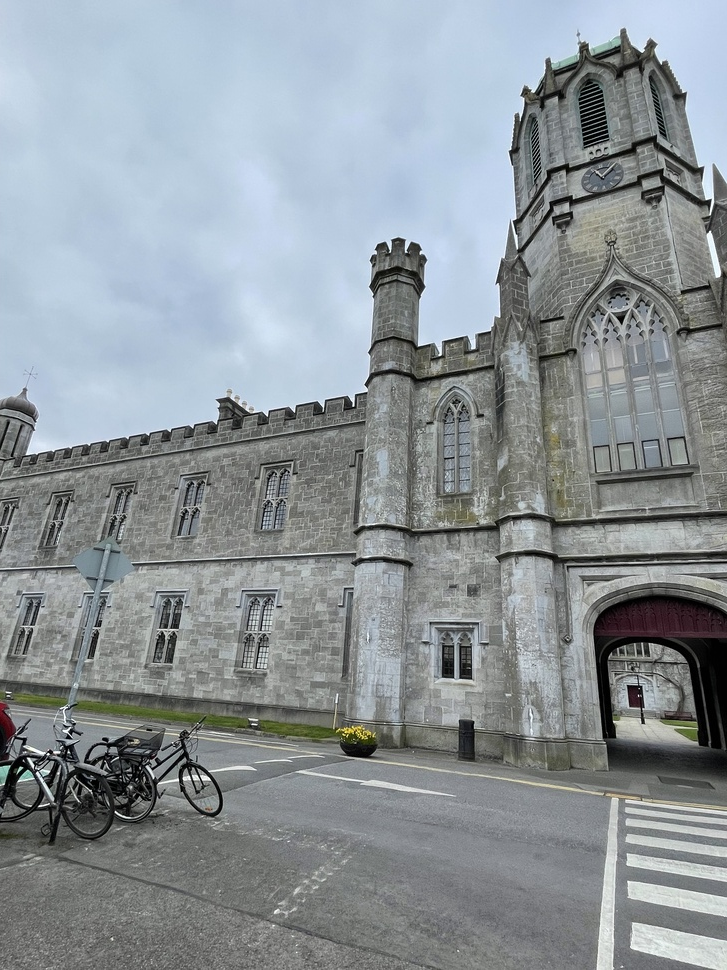
#> input picture Panorama Image Stitching/images/set_1/pano_1.jpg, 727 x 970 px, shrunk from 3024 x 4032 before the run, found by its file name; its folder holds 3 pictures in this run
$ jupyter execute --allow-errors panorama_image_stitching.ipynb
#> lines starting #> are read from the running program, lines starting #| are printed output that depends on the picture
# Panorama Image Stitching
You will generate a stitched panorama image from multiple input images.

[cell 1]
# Load required Libraries
import numpy as np
import cv2
from matplotlib import pyplot as plt
import os

## Read in the images

[cell 2]
# read images
path = 'images'
input_path = path + '/set_1/'
filenames = [input_path + filename for filename in os.listdir(input_path)]
raw_images = [cv2.imread(filename) for filename in filenames]
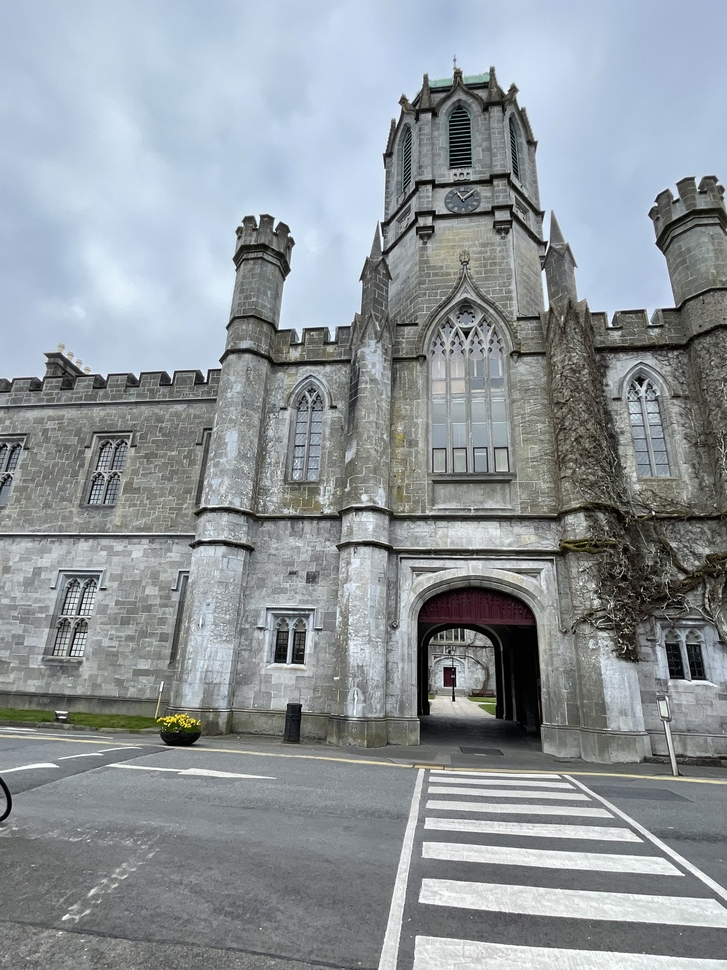
#> input picture Panorama Image Stitching/images/set_1/pano_2.jpg, 727 x 970 px, shrunk from 3024 x 4032 before the run, found by its file name
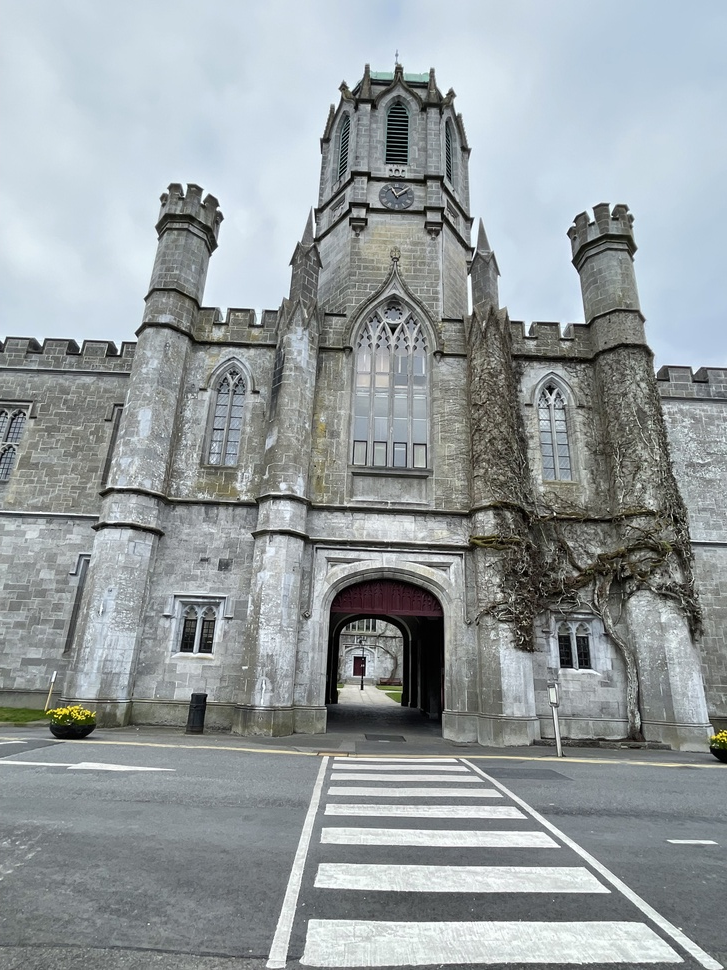
#> input picture Panorama Image Stitching/images/set_1/pano_3.jpg, 727 x 970 px, shrunk from 3024 x 4032 before the run, found by its file name
#> raw_images = 3 items
count = len(raw_images)
#> count = 3

## Reorder the images
As this assignment will require the merge of multiple images, we need to do some alignment of the images. THe idea is to reset the order of the images, and to make the centre image the "source" image, and to then extend the panorama to both sides. \

As this is not the key learning from this assignment, the code is provided, no modifications are required

[cell 3]
# reset the order of the images to make the center one is the source image, and extend to both sides
images = []
new_idx = (count - 1) // 2
#> new_idx = 1
k = -1
for i in range(count):
    new_idx = new_idx + k * i
    images.append(raw_images[new_idx])
    k *= -1
#> this loop made 3 passes
#> new_idx on passes 1 to 3: 1, 2, 0
#> after the loop, images = 3 items; k = 1; new_idx = 0

# initialize the source image
img_src = images[0]
#> img_src is the input picture: shape (970, 727, 3); mean B, G, R 154.5, 149.9, 142.8

## Perform panorama stitching

In this section, implement the panorama image stitching. Note that there are multiple approaches that will work to achieve this, and you can find multiple examples online. In this assignment, we will work through one possible implementation.

Note that in this example, the goal is to merge multiple images (many demos online only merge two images). Also, for this example, we will consider horizontal merges only. It is relatively straight forward to extend this implementation to consider vertical panorama stitching too.

Note: with this implementation, the quality varies with the number of input images (merging 2 images is ok, but for more than 2, the perspective isn't very good). So try varying the number of images used in the merge

[cell 4]
# the image need to stitch
orb = cv2.ORB_create()
bf = cv2.BFMatcher(cv2.NORM_HAMMING, crossCheck = True)
for i in range(1, len(images)):
    img_dst = images[i]
    # make sure to merge from left to right
    if i % 2 == 0:
        img_src, img_dst = img_dst, img_src

    # detects keypoints and computes the descriptors for "source" and "destination" images (hint: use ORB features)
    kp1, des1 = orb.detectAndCompute(img_src, None)
    kp2, des2 = orb.detectAndCompute(img_dst, None)
    # create a brute foce matching function, and calculate the matches
    matches = bf.match(des1, des2)

    # sort the matches by distance
    matches = sorted(matches, key = lambda x: x.distance)

    # Keep only the top 50 matches
    matches = matches[:50]

    # Get the keypoints from the matches
    src_pts = np.zeros((len(matches), 2), dtype=np.float32).reshape(-1, 1, 2)
    dst_pts = np.zeros((len(matches), 2), dtype=np.float32).reshape(-1, 1, 2)
    for i, match in enumerate(matches):
        src_pts[i, :] = kp1[match.queryIdx].pt
        dst_pts[i, :] = kp2[match.trainIdx].pt

    # Compute the homography matrix using RANSAC
    M, _ = cv2.findHomography(dst_pts, src_pts, cv2.RANSAC, 5.0)
    # show the keypoint matches (hint: use the opencv drawMatches function)
    image_matches = cv2.drawMatches(img_src, kp1, img_dst, kp2, matches, None)
    # show matched points image
    plt.figure(figsize = (15, 15))
    plt.imshow(image_matches)
    plt.axis('off')
    # get the height and width of the original images
    h1, w1, p1 = img_src.shape
    h2, w2, p2 = img_dst.shape
    h = np.maximum(h1, h2)
    w = np.maximum(w1, w2)

    move_dis = int(np.maximum(dst_pts[0][0][0], src_pts[0][0][0]))

    # apply perspective correction (hint: use opencv warpPerspective. Set the width and height to (w1 + w2 - move_dis, h))
    img_transform = cv2.warpPerspective(img_dst, M, (w1 + w2 - move_dis, h))
    # combine the source image to the transformed image
    img_transform[0:img_src.shape[0], 0:img_src.shape[1]] = img_src
    # use img_transform as the source image for the next iteration of the loop
    img_src = img_transform
#> this loop made 2 passes
#> (matches, h1, w1, p1, h2, w2, p2, h) on passes 1 to 2: (50 matches, 970, 727, 3, 970, 727, 3, 970), (50 matches, 970, 727, 3, 970, 1157, 3, 970)
#> pass 1, `image_matches = cv2.drawMatches(img_src, kp1, img_dst, kp2, matches, N..`:
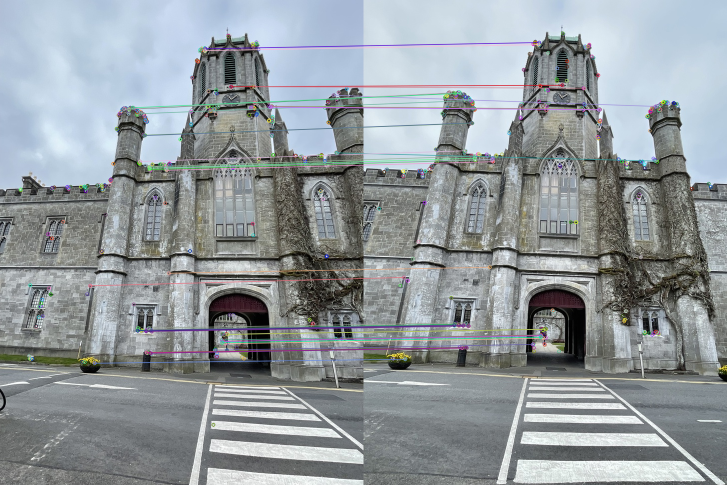
#> image_matches: shape (970, 1454, 3) (shown at 1/2 size); mean B, G, R 156.9, 153.1, 146.4
#> pass 1, `img_transform = cv2.warpPerspective(img_dst, M, (w1 + w2 - move_dis, h))`:
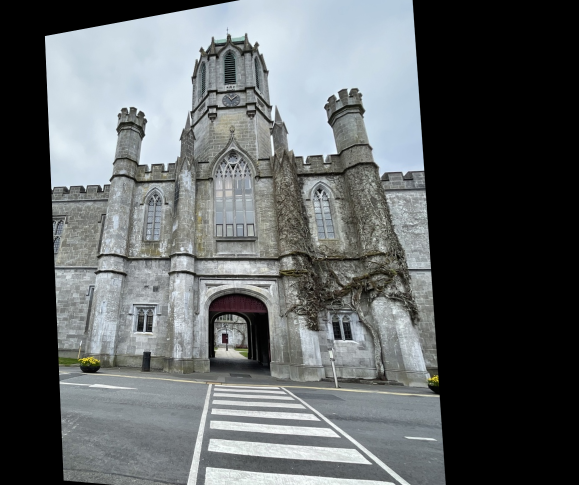
#> img_transform: shape (970, 1157, 3) (shown at 1/2 size); mean B, G, R 99.4, 98, 93.7
#> pass 1, `img_src = img_transform`:
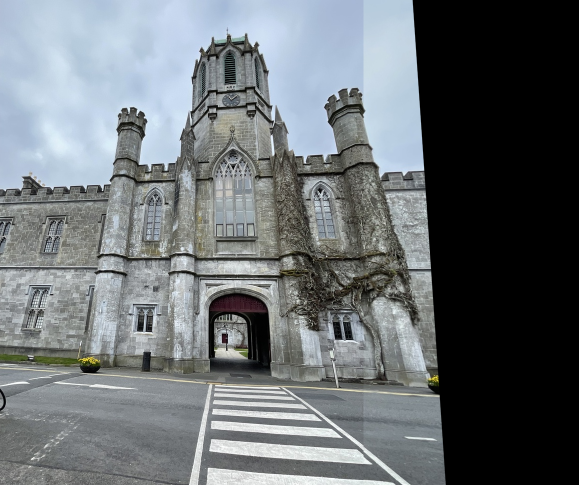
#> img_src: shape (970, 1157, 3) (shown at 1/2 size); mean B, G, R 114.9, 111.5, 106.1
#> pass 2, `image_matches = cv2.drawMatches(img_src, kp1, img_dst, kp2, matches, N..`:
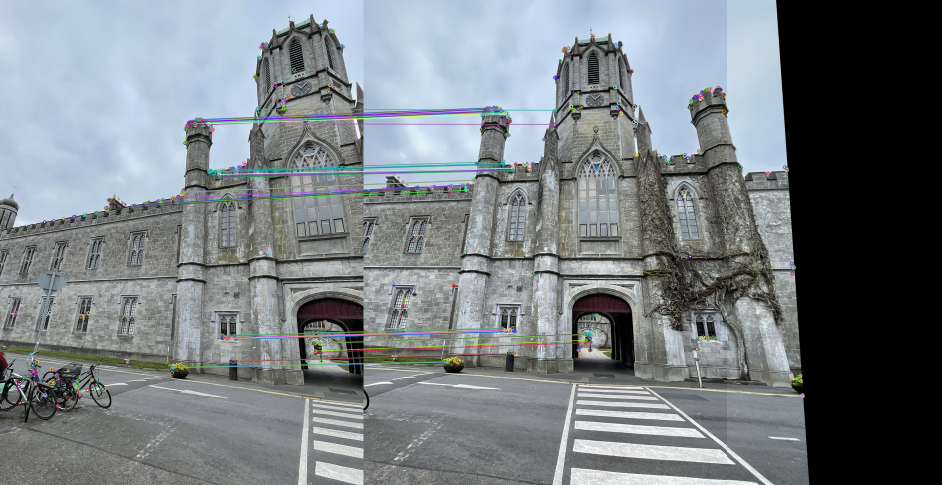
#> image_matches: shape (970, 1884, 3) (shown at 1/2 size); mean B, G, R 129.6, 125.7, 119.3
#> after the loop:
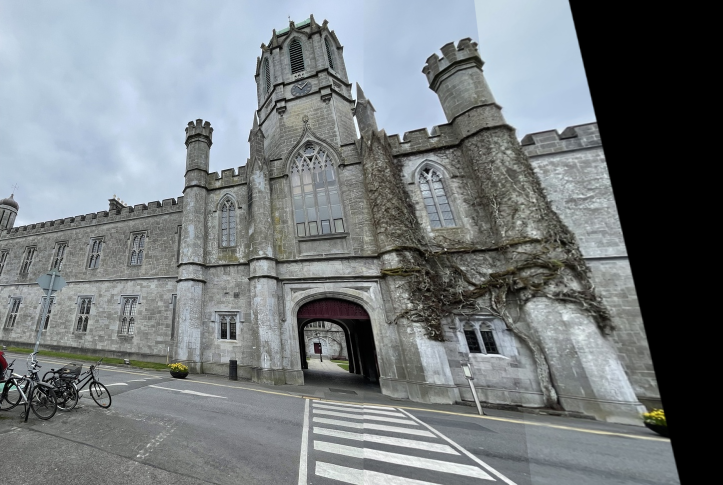
#> img_src: shape (970, 1446, 3) (shown at 1/2 size); mean B, G, R 127.4, 124.4, 118.4

[cell 5]
# Display final panorama
plt.figure(figsize = (15,15))
plt.axis('off')
plt.imshow(img_transform)

[cell 6]
def panorama_stitching(images, reduction = 0):
    # read images
#> called with images = 'set_2', reduction = 0
    path = 'images'
    input_path = path + '/' + images + '/'
    filenames = [input_path + filename for filename in os.listdir(input_path)]
    raw_images = [cv2.imread(filename) for filename in filenames]
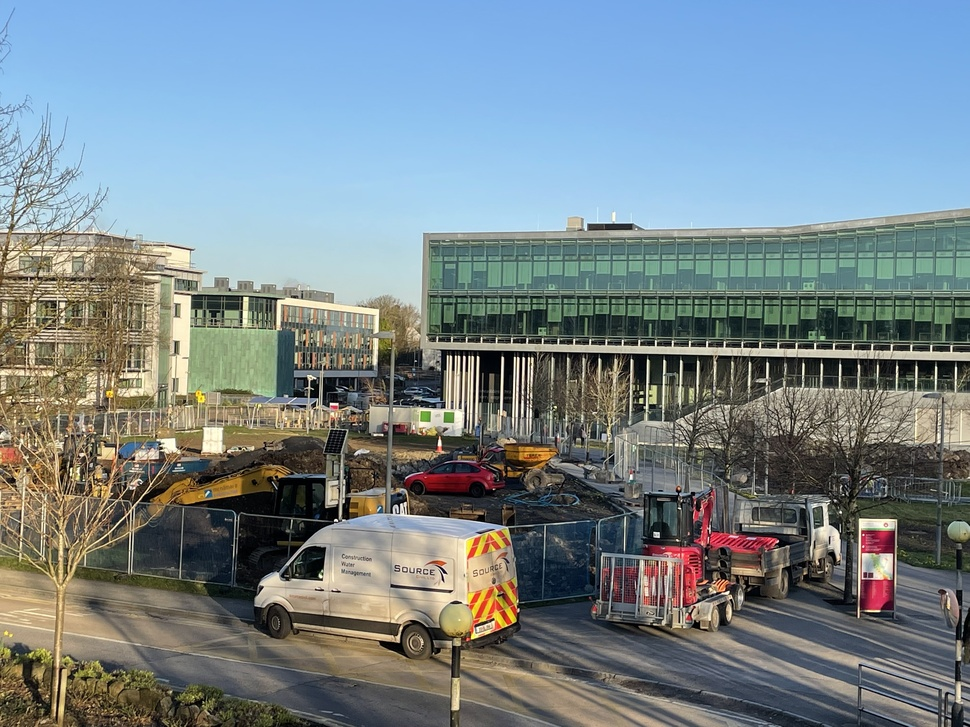
#> input picture Panorama Image Stitching/images/set_2/pano_1.jpg, 970 x 727 px, shrunk from 4032 x 3024 before the run, found by its file name
#> raw_images = 1 item
    count = len(raw_images)
#> count = 1
    # reset the order of the images to make the center one is the source image, and extend to both sides
    images = []
    new_idx = (count - 1) // 2
#> new_idx = 0
    k = -1
    for i in range(count):
        new_idx = new_idx + k * i
        images.append(raw_images[new_idx])
        k *= -1
#> this loop made 1 pass
#> after the loop, images = 1 item; k = 1; new_idx = 0

    # initialize the source image
    img_src = images[0]
#> img_src is the input picture: shape (727, 970, 3); mean B, G, R 139.6, 134, 120.3
    # the image need to stitch
    orb = cv2.ORB_create()
    bf = cv2.BFMatcher(cv2.NORM_HAMMING, crossCheck = True)
    for i in range(1, len(images)):
        img_dst = images[i]
        # make sure to merge from left to right
        if i % 2 == 0:
            img_src, img_dst = img_dst, img_src

        # detects keypoints and computes the descriptors for "source" and "destination" images (hint: use ORB features)
        kp1, des1 = orb.detectAndCompute(img_src, None)
        kp2, des2 = orb.detectAndCompute(img_dst, None)
        # create a brute foce matching function, and calculate the matches
        matches = bf.match(des1, des2)

        # sort the matches by distance
        matches = sorted(matches, key = lambda x: x.distance)

        # Keep only the top 50 matches
        matches = matches[:50]

        # Get the keypoints from the matches
        src_pts = np.zeros((len(matches), 2), dtype=np.float32).reshape(-1, 1, 2)
        dst_pts = np.zeros((len(matches), 2), dtype=np.float32).reshape(-1, 1, 2)
        for i, match in enumerate(matches):
            src_pts[i, :] = kp1[match.queryIdx].pt
            dst_pts[i, :] = kp2[match.trainIdx].pt

        # Compute the homography matrix using RANSAC
        M, _ = cv2.findHomography(dst_pts, src_pts, cv2.RANSAC, 5.0)
        # show the keypoint matches (hint: use the opencv drawMatches function)
        image_matches = cv2.drawMatches(img_src, kp1, img_dst, kp2, matches, None)
        # show matched points image
        plt.figure(figsize = (15, 15))
        plt.imshow(image_matches)
        plt.axis('off')
        # get the height and width of the original images
        h1, w1, p1 = img_src.shape
        h2, w2, p2 = img_dst.shape
        h = np.maximum(h1, h2)
        w = np.maximum(w1, w2)

        move_dis = int(np.maximum(dst_pts[0][0][0], src_pts[0][0][0]))

        # apply perspective correction (hint: use opencv warpPerspective. Set the width and height to (w1 + w2 - move_dis, h))
        img_transform = cv2.warpPerspective(img_dst, M, (w1 + w2 - move_dis, h))
        # combine the source image to the transformed image
        img_transform[0:img_src.shape[0], 0:img_src.shape[1]] = img_src
        # use img_transform as the source image for the next iteration of the loop
        img_src = img_transform
        plt.figure(figsize = (15, 15))
        plt.imshow(img_transform)
        plt.axis('off')
#> this loop made 0 passes

[cell 7]
for i in range(1):
    panorama_stitching('set_2', i)

#> (a cell that did not finish here is left out)


#> (a cell that did not finish here is left out)


#> (a cell that did not finish here is left out)
